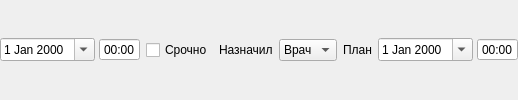
        <widget class="QWidget" name="frmTop" native="true">
         <layout class="QHBoxLayout" name="horizontalLayout_7">
          <property name="spacing">
           <number>6</number>
          </property>
          <property name="margin">
           <number>0</number>
          </property>
          <item>
           <widget class="QFrame" name="frmAPDirectionDateTime">
            <property name="sizePolicy">
             <sizepolicy hsizetype="Maximum" vsizetype="Preferred">
              <horstretch>0</horstretch>
              <verstretch>0</verstretch>
             </sizepolicy>
            </property>
            <property name="frameShape">
             <enum>QFrame::NoFrame</enum>
            </property>
            <property name="frameShadow">
             <enum>QFrame::Plain</enum>
            </property>
            <layout class="QHBoxLayout" name="horizontalLayout">
             <property name="spacing">
              <number>4</number>
             </property>
             <property name="margin">
              <number>0</number>
             </property>
             <item>
              <widget class="CDateEdit" name="edtAPDirectionDate">
               <property name="sizePolicy">
                <sizepolicy hsizetype="Maximum" vsizetype="Fixed">
                 <horstretch>0</horstretch>
                 <verstretch>0</verstretch>
                </sizepolicy>
               </property>
               <property name="whatsThis">
                <string>дата начала осмотра</string>
               </property>
               <property name="calendarPopup">
                <bool>true</bool>
               </property>
              </widget>
             </item>
             <item>
              <widget class="CTimeEdit" name="edtAPDirectionTime">
               <property name="sizePolicy">
                <sizepolicy hsizetype="Maximum" vsizetype="Fixed">
                 <horstretch>0</horstretch>
                 <verstretch>0</verstretch>
                </sizepolicy>
               </property>
               <property name="buttonSymbols">
                <enum>QAbstractSpinBox::NoButtons</enum>
               </property>
               <property name="displayFormat">
                <string>HH:mm</string>
               </property>
              </widget>
             </item>
            </layout>
           </widget>
          </item>
          <item>
           <widget class="QCheckBox" name="chkAPIsUrgent">
            <property name="sizePolicy">
             <sizepolicy hsizetype="Maximum" vsizetype="Fixed">
              <horstretch>0</horstretch>
              <verstretch>0</verstretch>
             </sizepolicy>
            </property>
            <property name="text">
             <string>Срочно</string>
            </property>
           </widget>
          </item>
          <item>
           <widget class="QLabel" name="lblAPSetPerson">
            <property name="sizePolicy">
             <sizepolicy hsizetype="Maximum" vsizetype="Preferred">
              <horstretch>0</horstretch>
              <verstretch>0</verstretch>
             </sizepolicy>
            </property>
            <property name="text">
             <string>Назначил</string>
            </property>
            <property name="buddy">
             <cstring>cmbAPSetPerson</cstring>
            </property>
           </widget>
          </item>
          <item>
           <widget class="CPersonWithOrgListComboBoxEx" name="cmbAPSetPerson">
            <item>
             <property name="text">
              <string>Врач</string>
             </property>
            </item>
           </widget>
          </item>
          <item>
           <widget class="QLabel" name="lblAPPlannedEndDate">
            <property name="sizePolicy">
             <sizepolicy hsizetype="Maximum" vsizetype="Preferred">
              <horstretch>0</horstretch>
              <verstretch>0</verstretch>
             </sizepolicy>
            </property>
            <property name="text">
             <string>План</string>
            </property>
            <property name="buddy">
             <cstring>edtAPPlannedEndDate</cstring>
            </property>
           </widget>
          </item>
          <item>
           <widget class="QFrame" name="frmAPPlannedEndDateTime">
            <property name="sizePolicy">
             <sizepolicy hsizetype="Maximum" vsizetype="Preferred">
              <horstretch>0</horstretch>
              <verstretch>0</verstretch>
             </sizepolicy>
            </property>
            <property name="frameShape">
             <enum>QFrame::NoFrame</enum>
            </property>
            <property name="frameShadow">
             <enum>QFrame::Plain</enum>
            </property>
            <layout class="QHBoxLayout" name="horizontalLayout_5">
             <property name="spacing">
              <number>4</number>
             </property>
             <property name="margin">
              <number>0</number>
             </property>
             <item>
              <widget class="CDateEdit" name="edtAPPlannedEndDate">
               <property name="sizePolicy">
                <sizepolicy hsizetype="Maximum" vsizetype="Fixed">
                 <horstretch>0</horstretch>
                 <verstretch>0</verstretch>
                </sizepolicy>
               </property>
               <property name="calendarPopup">
                <bool>true</bool>
               </property>
              </widget>
             </item>
             <item>
              <widget class="QTimeEdit" name="edtAPPlannedEndTime">
               <property name="sizePolicy">
                <sizepolicy hsizetype="Maximum" vsizetype="Fixed">
                 <horstretch>0</horstretch>
                 <verstretch>0</verstretch>
                </sizepolicy>
               </property>
               <property name="buttonSymbols">
                <enum>QAbstractSpinBox::NoButtons</enum>
               </property>
               <property name="displayFormat">
                <string>HH:mm</string>
               </property>
              </widget>
             </item>
            </layout>
           </widget>
          </item>
         </layout>
        </widget>
